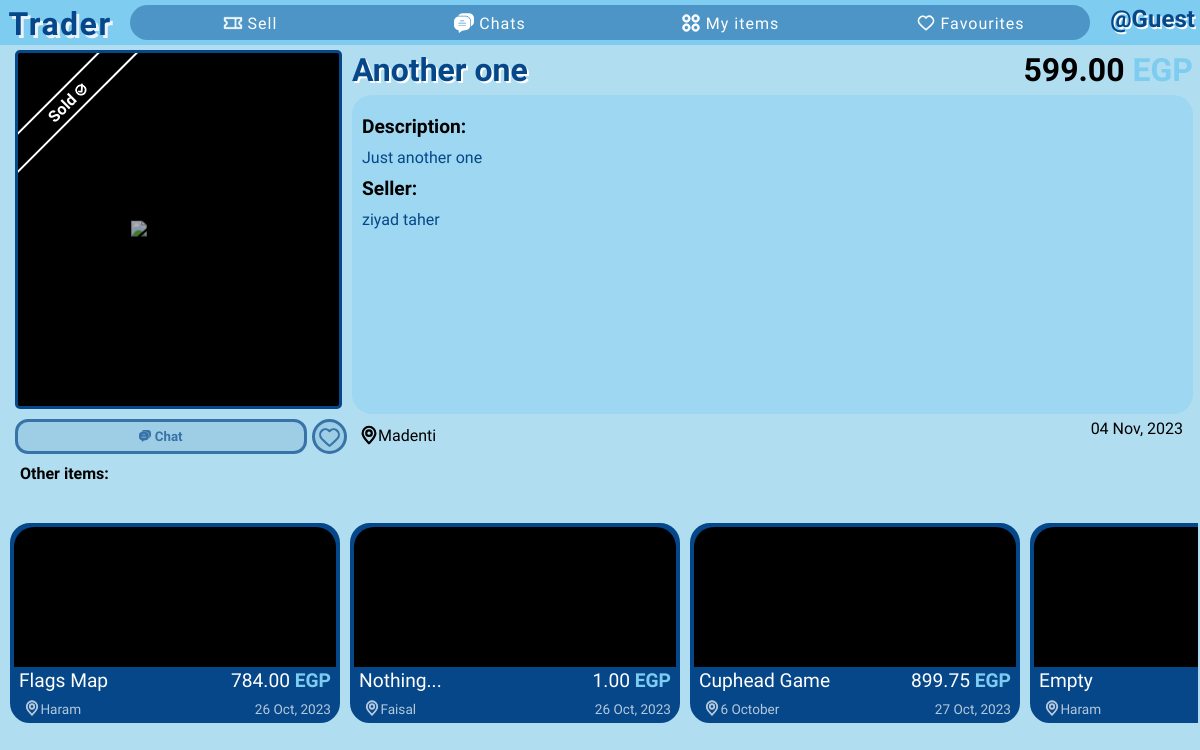
Before: /19/ with the older database file.
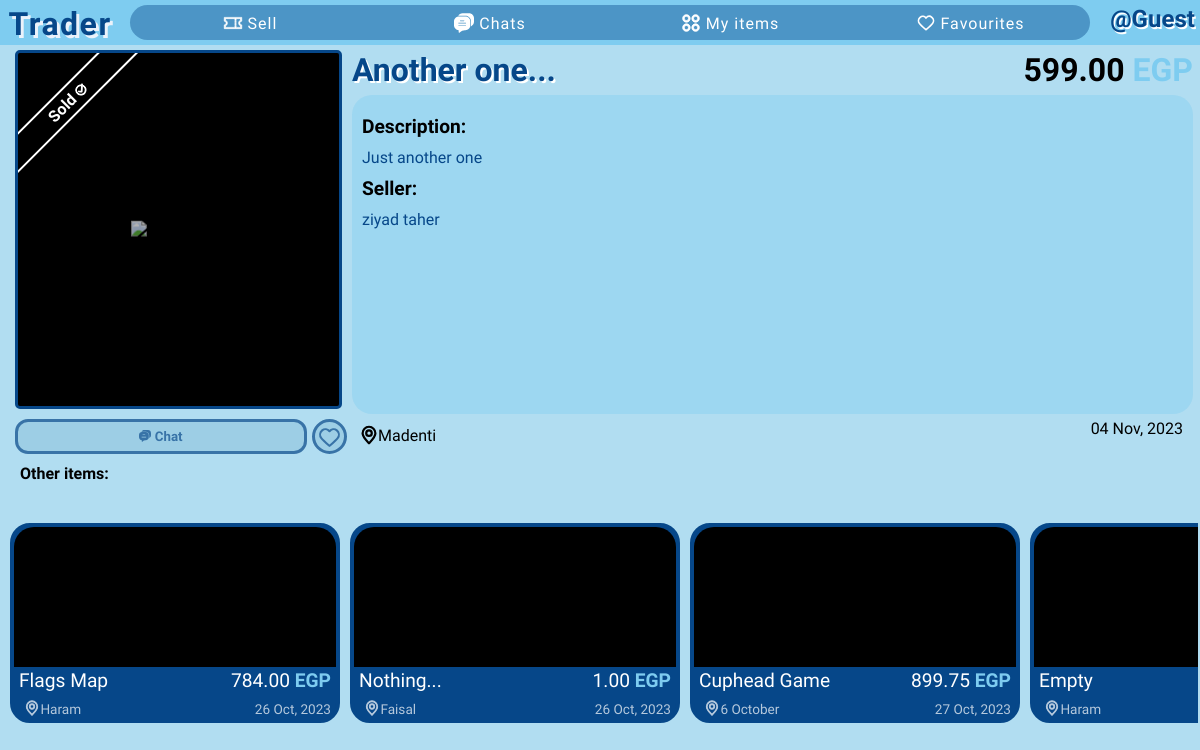
After: the same page with the newer database file.
### app/models.py (models this page shows)
class Item(db.Model):
    id = db.Column(db.Integer, primary_key=True)  # Item ID
    title = db.Column(db.String(100), nullable=False)  # Item title
    description = db.Column(db.Text, nullable=False)  # Item description
    location = db.Column(db.String(100), nullable=False)  # Item location
    price = db.Column(db.Float, default=0, nullable=False)  # Item price
    is_sold = db.Column(db.Boolean, default=False)  # Is item sold?
    created_at = db.Column(db.DateTime)  # Item creation timestamp
    owner = db.Column(db.Integer, db.ForeignKey("user.id"), nullable=False)  # Owner of the item
    images = db.relationship('Image', backref='images_set', lazy=True)  # Images associated with the item
    chats = db.relationship('Chat', backref='chats_set', lazy=True)  # Chats related to the item

class User(db.Model, UserMixin):
    id = db.Column(db.Integer, primary_key=True)  # User ID
    firstname = db.Column(db.String(50), nullable=False)  # First name
    lastname = db.Column(db.String(50), nullable=False)  # Last name
    username = db.Column(db.String(30), unique=True, nullable=False)  # Unique username
    email = db.Column(db.String(120), unique=True, nullable=False)  # Unique email
    password = db.Column(db.String(120), nullable=False)  # Password
    profile_color = db.Column(db.String(25), nullable=True, default=None)  # Profile color
    sent_chat = db.relationship('Chat', backref='sent_by_set', lazy=True, foreign_keys='Chat.sent_by')  # Chats sent by this user
    received_chat = db.relationship('Chat', backref='received_by_set', lazy=True, foreign_keys='Chat.received_by')  # Chats received by this user
    items = db.relationship('Item', backref='item_owner', lazy=True)  # Items posted by this user
    contacts = db.relationship('User', secondary=user_contacts,  # Many-to-many relationship for contacts
                               primaryjoin=(user_contacts.c.contact_id == id),
                               secondaryjoin=(user_contacts.c.contacted_id == id),
                               backref=db.backref('contacted_by', lazy='dynamic'),
                               lazy='dynamic')
    favourites = db.relationship('Item', secondary=favourite_items, backref=db.backref('fav_users', lazy='dynamic'))  # Many-to-many relationship for favorite items

### app/routes.py (the view)
@app.get("/<int:item_id>/")
def single_item(item_id):
    items = []
    item = None
    for entry in Item.query.all():
        if entry.id == item_id:
            item = entry
            seller = User.query.get(item.owner)
        elif entry.is_sold == False:
            items.append(entry)
    if not item:
        abort(404)
    if current_user.is_authenticated:
        is_favourite = item in current_user.favourites
    else:
        is_favourite = False
    return render_template("single-item.html", items=items, item=item, seller=seller, is_favourite=is_favourite)

### app/templates/single-item.html (shortened to what this page needs)
{% extends 'base.html' %}
{% block head %}
    <link rel="stylesheet" href="{{ url_for('static', filename='css/partials/item.css') }}">
    <link rel="stylesheet" href="{{ url_for('static', filename='css/single-item.css') }}">
{% endblock %}
{% block content %}
    <div class="grid-cont">
        <div class="item-img-cont">
            <img src="{{ url_for('serve_image', img_id=item.images[0].id) }}" alt="item-image">
            {% if item.is_sold %}
                <div class="black-mask"></div>
                <div class="sold-strip">
                    Sold
                </div>
            {% endif %}
        </div>
        {% if current_user.id == seller.id %}
        <div class="seller-btns edit-delete-status">
            <button class="edit-btn" id="edit-{{ item.id }}">
                <svg fill="green" height="12px" width="12px" version="1.1" xmlns="http://www.w3.org/2000/svg" xmlns:xlink="http://www.w3.org/1999/xlink" viewBox="0 0 348.882 348.882" xml:space="preserve" stroke="green"><g id="SVGRepo_bgCarrier" stroke-width="0"></g><g id="SVGRepo_tracerCarrier" stroke-linecap="round" stroke-linejoin="round"></g><g id="SVGRepo_iconCarrier"> <g> <path d="M333.988,11.758l-0.42-0.383C325.538,4.04,315.129,0,304.258,0c-12.187,0-23.888,5.159-32.104,14.153L116.803,184.231 c-1.416,1.55-2.49,3.379-3.154,5.37l-18.267,54.762c-2.112,6.331-1.052,13.333,2.835,18.729c3.918,5.438,10.23,8.685,16.886,8.685 c0,0,0.001,0,0.001,0c2.879,0,5.693-0.592,8.362-1.76l52.89-23.138c1.923-0.841,3.648-2.076,5.063-3.626L336.771,73.176 C352.937,55.479,351.69,27.929,333.988,11.758z M130.381,234.247l10.719-32.134l0.904-0.99l20.316,18.556l-0.904,0.99 L130.381,234.247z M314.621,52.943L182.553,197.53l-20.316-18.556L294.305,34.386c2.583-2.828,6.118-4.386,9.954-4.386 c3.365,0,6.588,1.252,9.082,3.53l0.419,0.383C319.244,38.922,319.63,47.459,314.621,52.943z"></path> <path d="M303.85,138.388c-8.284,0-15,6.716-15,15v127.347c0,21.034-17.113,38.147-38.147,38.147H68.904 c-21.035,0-38.147-17.113-38.147-38.147V100.413c0-21.034,17.113-38.147,38.147-38.147h131.587c8.284,0,15-6.716,15-15 s-6.716-15-15-15H68.904c-37.577,0-68.147,30.571-68.147,68.147v180.321c0,37.576,30.571,68.147,68.147,68.147h181.798 c37.576,0,68.147-30.571,68.147-68.147V153.388C318.85,145.104,312.134,138.388,303.85,138.388z"></path> </g> </g></svg>
                Edit
            </button>
            <button class="delete-btn" id="delete-{{ item.id }}">
                <svg fill="red" width="12px" height="12px" version="1.1" xmlns="http://www.w3.org/2000/svg" xmlns:xlink="http://www.w3.org/1999/xlink" viewBox="0 0 482.428 482.429" xml:space="preserve" stroke="red"><g id="SVGRepo_bgCarrier" stroke-width="0"></g><g id="SVGRepo_tracerCarrier" stroke-linecap="round" stroke-linejoin="round"></g><g id="SVGRepo_iconCarrier"> <g> <g> <path d="M381.163,57.799h-75.094C302.323,25.316,274.686,0,241.214,0c-33.471,0-61.104,25.315-64.85,57.799h-75.098 c-30.39,0-55.111,24.728-55.111,55.117v2.828c0,23.223,14.46,43.1,34.83,51.199v260.369c0,30.39,24.724,55.117,55.112,55.117 h210.236c30.389,0,55.111-24.729,55.111-55.117V166.944c20.369-8.1,34.83-27.977,34.83-51.199v-2.828 C436.274,82.527,411.551,57.799,381.163,57.799z M241.214,26.139c19.037,0,34.927,13.645,38.443,31.66h-76.879 C206.293,39.783,222.184,26.139,241.214,26.139z M375.305,427.312c0,15.978-13,28.979-28.973,28.979H136.096 c-15.973,0-28.973-13.002-28.973-28.979V170.861h268.182V427.312z M410.135,115.744c0,15.978-13,28.979-28.973,28.979H101.266 c-15.973,0-28.973-13.001-28.973-28.979v-2.828c0-15.978,13-28.979,28.973-28.979h279.897c15.973,0,28.973,13.001,28.973,28.979 V115.744z"></path> <path d="M171.144,422.863c7.218,0,13.069-5.853,13.069-13.068V262.641c0-7.216-5.852-13.07-13.069-13.07 c-7.217,0-13.069,5.854-13.069,13.07v147.154C158.074,417.012,163.926,422.863,171.144,422.863z"></path> <path d="M241.214,422.863c7.218,0,13.07-5.853,13.07-13.068V262.641c0-7.216-5.854-13.07-13.07-13.07 c-7.217,0-13.069,5.854-13.069,13.07v147.154C228.145,417.012,233.996,422.863,241.214,422.863z"></path> <path d="M311.284,422.863c7.217,0,13.068-5.853,13.068-13.068V262.641c0-7.216-5.852-13.07-13.068-13.07 c-7.219,0-13.07,5.854-13.07,13.07v147.154C298.213,417.012,304.067,422.863,311.284,422.863z"></path> </g> </g> </g></svg>
                Delete
            </button>
            <button class="status-btn" id="status-{{ item.id }}">
                {% if item.is_sold %}
                <svg fill="none" width="12px" height="12px" version="1.1" xmlns="http://www.w3.org/2000/svg" xmlns:xlink="http://www.w3.org/1999/xlink" viewBox="0 0 32 32" xml:space="preserve" stroke="black"><g id="SVGRepo_bgCarrier" stroke-whiteidth="0"></g><g id="SVGRepo_tracerCarrier" stroke-linecap="round" stroke-linejoin="round"></g><g id="SVGRepo_iconCarrier"> <style type="text/css"> .linesandangles_een{fill:white;} </style> <path class="linesandangles_een" d="M30,13V7H2v6c1.657,0,3,1.343,3,3s-1.343,3-3,3v6h28v-6c-1.657,0-3-1.343-3-3S28.343,13,30,13z M28,20.582V23h-7v-2h-2v2H4v-2.418C5.764,19.81,7,18.046,7,16s-1.236-3.81-3-4.583V9h15v2h2V9h7v2.417 c-1.764,0.773-3,2.536-3,4.583S26.236,19.81,28,20.582z M19,12h2v2h-2V12z M19,15h2v2h-2V15z M19,18h2v2h-2V18z"></path> </g></svg>
                Mark Active
                {% else %}
                <svg fill="none" width="12px" height="12px" viewBox="-13.6 -13.6 197.20 197.20" xmlns="http://www.w3.org/2000/svg"><g id="SVGRepo_bgCarrier" stroke-width="0"></g><g id="SVGRepo_tracerCarrier" stroke-linecap="round" stroke-linejoin="round" stroke="black" stroke-width="20.4"> <path d="M142.196 30.4125C142.586 30.0637 142.897 29.6356 143.109 29.1567C143.32 28.6778 143.427 28.1592 143.422 27.6357C143.417 27.1122 143.3 26.5959 143.079 26.1213C142.858 25.6467 142.538 25.2248 142.141 24.8838C141.722 24.5249 141.307 24.1678 140.895 23.8127C137.751 21.1093 134.5 18.3102 131.1 15.9225C105.123 -2.36044 78.1316 -2.4633 50.8803 7.23287C26.2068 16.0055 10.3619 33.5563 3.77909 59.3882C-3.56415 88.249 2.86618 113.71 22.9048 135.073C23.4261 135.625 23.9582 136.177 24.4895 136.704C35.2539 147.469 48.6614 154.115 59.2847 158.739C63.8445 160.731 87.2404 163.149 93.5707 162.206C131.19 156.588 155.946 135.37 164.569 99.8725C166.215 92.9194 167.035 85.7962 167.011 78.6508C166.974 71.1466 165.712 63.6988 163.275 56.6012C163.097 56.0703 162.805 55.5851 162.418 55.1805C162.031 54.7759 161.56 54.4618 161.037 54.2606C160.515 54.0595 159.954 53.9764 159.396 54.0171C158.838 54.0579 158.295 54.2216 157.808 54.4965L157.706 54.5547C156.931 54.9984 156.336 55.7005 156.027 56.5381C155.717 57.3757 155.712 58.2954 156.012 59.1364C158.212 65.2371 159.334 71.674 159.327 78.1592C159.251 85.9394 158.198 93.6792 156.192 101.197C150.248 122.8 136.038 138.545 112.75 149.315C89.0741 160.65 55.1215 149.19 46.0879 143.226C36.1031 136.4 27.3663 127.908 20.2596 118.121C9.11418 102.34 6.61369 79.6587 12.6028 58.9229C15.4055 49.3489 20.3036 40.5185 26.9421 33.0722C33.5806 25.6259 41.793 19.7503 50.9838 15.8714C74.8941 5.93474 98.8852 4.18192 122.285 19.0635C125.422 21.061 133.422 27.3424 137.465 30.5501C138.143 31.0882 138.99 31.3691 139.855 31.3432C140.721 31.3172 141.549 30.986 142.194 30.4082L142.196 30.4125Z" fill="#000000"></path> <path d="M74.6287 104.313C76.2312 102.79 77.1115 102.019 77.9173 101.177C103.753 74.1855 132.047 49.8851 160.508 25.7727C161.584 24.8619 162.685 23.7 163.958 23.3737C165.493 22.9815 167.996 23.4326 168.682 24.2661C169.133 24.8821 169.418 25.6035 169.509 26.3612C169.601 27.1189 169.496 27.8875 169.206 28.5932C168.537 30.3474 166.907 31.8498 165.429 33.1629C156.607 41.0019 147.538 48.5708 138.872 56.5716C120.756 73.3024 102.756 90.1576 84.8704 107.137C77.0334 114.561 74.0173 114.862 66.8059 106.929C62.0589 101.705 47.7328 84.0973 43.3455 78.5495C42.7256 77.6872 42.1735 76.7781 41.6941 75.8305C40.7045 74.0756 40.0576 72.1419 42.0246 70.7814C44.2158 69.2662 45.7707 70.8473 47.0696 72.4937C48.384 74.1607 49.5048 75.9916 50.9121 77.5713C55.2811 82.4737 69.908 99.1421 74.6287 104.313Z" fill="#000000"></path> </g><g id="SVGRepo_iconCarrier"> <path d="M142.196 30.4125C142.586 30.0637 142.897 29.6356 143.109 29.1567C143.32 28.6778 143.427 28.1592 143.422 27.6357C143.417 27.1122 143.3 26.5959 143.079 26.1213C142.858 25.6467 142.538 25.2248 142.141 24.8838C141.722 24.5249 141.307 24.1678 140.895 23.8127C137.751 21.1093 134.5 18.3102 131.1 15.9225C105.123 -2.36044 78.1316 -2.4633 50.8803 7.23287C26.2068 16.0055 10.3619 33.5563 3.77909 59.3882C-3.56415 88.249 2.86618 113.71 22.9048 135.073C23.4261 135.625 23.9582 136.177 24.4895 136.704C35.2539 147.469 48.6614 154.115 59.2847 158.739C63.8445 160.731 87.2404 163.149 93.5707 162.206C131.19 156.588 155.946 135.37 164.569 99.8725C166.215 92.9194 167.035 85.7962 167.011 78.6508C166.974 71.1466 165.712 63.6988 163.275 56.6012C163.097 56.0703 162.805 55.5851 162.418 55.1805C162.031 54.7759 161.56 54.4618 161.037 54.2606C160.515 54.0595 159.954 53.9764 159.396 54.0171C158.838 54.0579 158.295 54.2216 157.808 54.4965L157.706 54.5547C156.931 54.9984 156.336 55.7005 156.027 56.5381C155.717 57.3757 155.712 58.2954 156.012 59.1364C158.212 65.2371 159.334 71.674 159.327 78.1592C159.251 85.9394 158.198 93.6792 156.192 101.197C150.248 122.8 136.038 138.545 112.75 149.315C89.0741 160.65 55.1215 149.19 46.0879 143.226C36.1031 136.4 27.3663 127.908 20.2596 118.121C9.11418 102.34 6.61369 79.6587 12.6028 58.9229C15.4055 49.3489 20.3036 40.5185 26.9421 33.0722C33.5806 25.6259 41.793 19.7503 50.9838 15.8714C74.8941 5.93474 98.8852 4.18192 122.285 19.0635C125.422 21.061 133.422 27.3424 137.465 30.5501C138.143 31.0882 138.99 31.3691 139.855 31.3432C140.721 31.3172 141.549 30.986 142.194 30.4082L142.196 30.4125Z" fill="#000000"></path> <path d="M74.6287 104.313C76.2312 102.79 77.1115 102.019 77.9173 101.177C103.753 74.1855 132.047 49.8851 160.508 25.7727C161.584 24.8619 162.685 23.7 163.958 23.3737C165.493 22.9815 167.996 23.4326 168.682 24.2661C169.133 24.8821 169.418 25.6035 169.509 26.3612C169.601 27.1189 169.496 27.8875 169.206 28.5932C168.537 30.3474 166.907 31.8498 165.429 33.1629C156.607 41.0019 147.538 48.5708 138.872 56.5716C120.756 73.3024 102.756 90.1576 84.8704 107.137C77.0334 114.561 74.0173 114.862 66.8059 106.929C62.0589 101.705 47.7328 84.0973 43.3455 78.5495C42.7256 77.6872 42.1735 76.7781 41.6941 75.8305C40.7045 74.0756 40.0576 72.1419 42.0246 70.7814C44.2158 69.2662 45.7707 70.8473 47.0696 72.4937C48.384 74.1607 49.5048 75.9916 50.9121 77.5713C55.2811 82.4737 69.908 99.1421 74.6287 104.313Z" fill="#000000"></path> </g></svg>
                Mark Sold
                {% endif %}
            </button>
        </div>
        {% else %}
        <button class="chat-btn" onclick="window.location.href = `{{ url_for('single_chat', user_id=seller.id) }}?back=/{{ item.id }}/&item-id={{ item.id }}`">
            Chat
        </button>
        <button class="favourite-btn {% if is_favourite %}fav{% endif %}" onclick="toggleFavourite()">
        </button>
        {% endif %}
        <div class="title-price">
            <h2 class="item-title">{{ item.title }}</h2>
            <div class="price-cont">{{ price_format(item.price) }} <span class="egp">EGP</span></div>
        </div>
        <div class="description-cont">
            <div>Description:</div>
            {{ item.description }}
            <div>Seller:</div>
            {{ seller.firstname }} {{ seller.lastname }}
        </div>
        <div class="location-cont">
            {{ item.location }}
        </div>
        <div class="item-created-at">{{ date_format(item.created_at, force_datetime=True) }}</div>
        <div class="other-items-cont">
            <div class="title">Other items:</div>
            <div class="other-items">
                {% for item in items %}
                    {% include 'partials/item.html' %}
                {% endfor %}
            </div>
        </div>
    </div>
{% endblock %}

### app/templates/partials/item.html (shortened to what this page needs)
<div class="single-item-cont location-{% if item.location == '6 October' %}october{% else %}{{ item.location|lower }}{% endif %}" id="item-{{ item.id }}">
    <a class="item" href="{{ url_for('single_item', item_id=item.id) }}">
        <div class="img-cont">
        </div>
        <div class="upper">
            <div class="item-title">{{ item.title }}</div>
            <div class="item-price">{{ price_format(item.price) }} <span class="egp">EGP</span></div>
        </div>
        <div class="lower">
            <div class="item-location">
                {{ item.location }}
            </div>
            <div>{{ date_format(item.created_at) }}</div>
        </div>
    </a>
</div>

Changed rows visible on the page:
changed Item "Just another one": title "Another one" → "Another one..."
